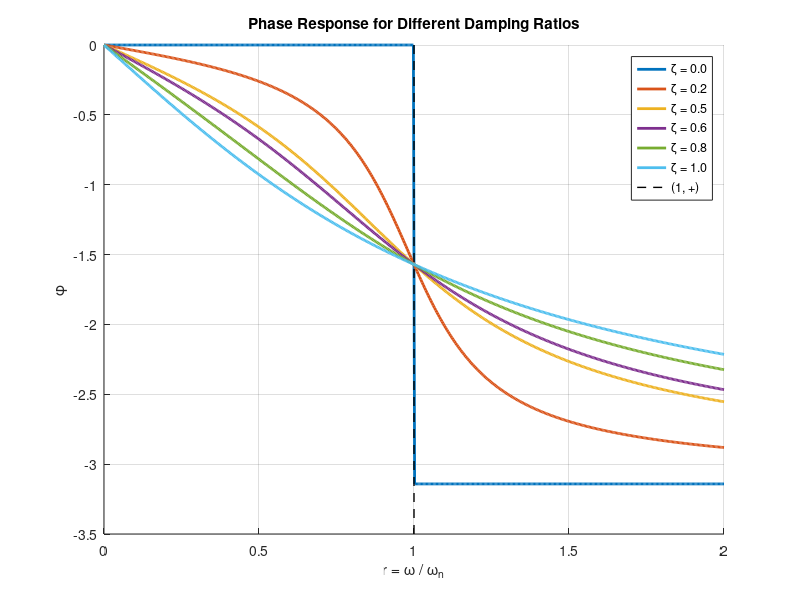

The MATLAB script that drew this image:
%%%%%%%%%%%%%%%%%%%%%% P #3 %%%%%%%%%%%%%%%%%%%%%%
clc; clear; close all;

% تعریف متغیرها
zeta_values = [0, 0.2, 0.5, 0.6, 0.8, 1]; % برد مقادیر مختلف میرایی
r = linspace(0, 2, 500); % برد نسبت فرکانس (r = omega / omega_n)
colors = lines(length(zeta_values)); % رنگهای مختلف برای هر نمودار

figure;
hold on;

% محاسبه و رسم نمودار اختلاف فاز برای هر مقدار zeta
for i = 1:length(zeta_values)
    zeta = zeta_values(i);
    phi = -atan2(2 * zeta * r, 1 - r.^2); % فرمول اختلاف فاز
    plot(r, phi, 'Color', colors(i, :), 'LineWidth', 2, 'DisplayName', sprintf('\\zeta = %.1f', zeta));
end

% اضافه کردن خط عمودی خط چین در x = 1
y_limits = ylim; % دریافت محدوده y
plot([1 1], y_limits, 'k--', 'LineWidth', 1, 'DisplayName', '(1, +)');

% تنظیمات نمودار
xlabel('r = \omega / \omega_n');
ylabel('\phi');
title('Phase Response for Different Damping Ratios');

legend('Location', 'Best');

grid on;
hold off;